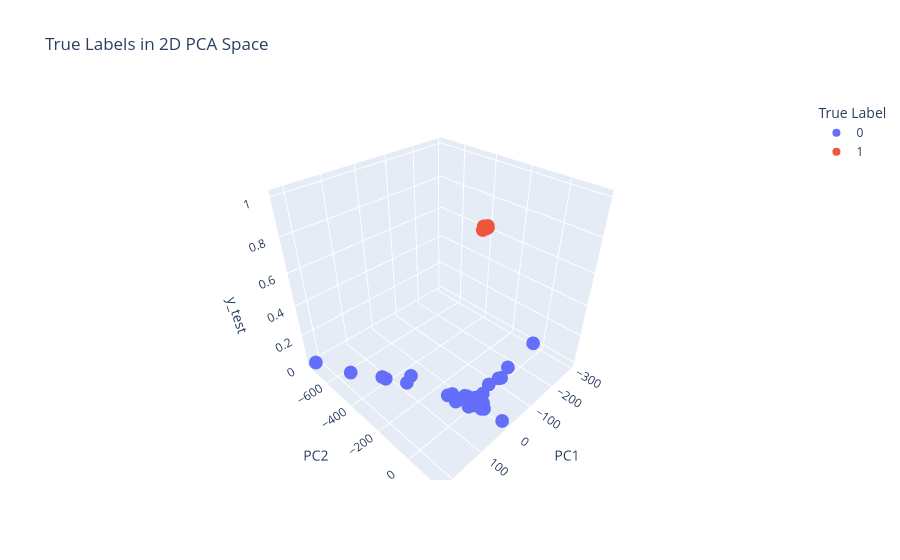
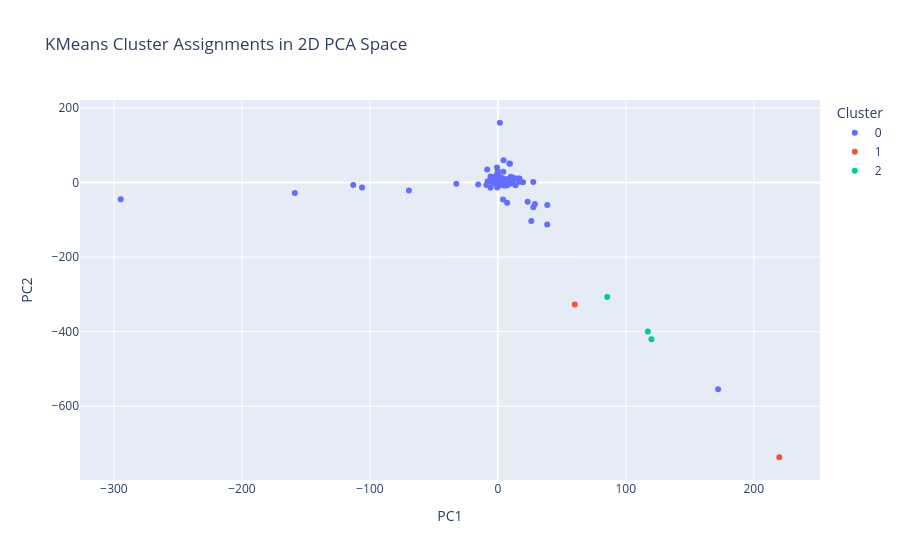

Notebook source saved alongside these figures, in order:
### Code cell
import plotly.express as px
from sklearn.decomposition import PCA


# ─────────── Plot 1: True Labels ───────────
fig_true = px.scatter_3d(
    x=X_test[:, 0], 
    y=X_test[:, 1], 
    z=y_test,
    color=y_test.astype(str),
    labels={'x':'PC1','y':'PC2',"z": "y_test",'color':'True Label'},
    title='True Labels in 2D PCA Space'
)
fig_true.show()

# ─────────── Plot 2: KMeans Clusters ───────────
fig_cluster = px.scatter(
    x=X_test[:, 0], 
    y=X_test[:, 1], 
    color=preds.astype(str),
    labels={'x':'PC1','y':'PC2','color':'Cluster'},
    title='KMeans Cluster Assignments in 2D PCA Space'
)
fig_cluster.show()

### Figure 1 — Plotly figure (JSON) as saved in the notebook; plotly's stock layout.template omitted (floating-point values rounded to 4 significant figures; data arrays with more than 128 entries replaced by an {"elided": "..."} marker saying what was removed)
{"data": [{"hovertemplate": "True Label=0<br>PC1=%{x}<br>PC2=%{y}<br>y_test=%{z}<extra></extra>", "legendgroup": "0", "marker": {"color": "#636efa", "symbol": "circle"}, "mode": "markers", "name": "0", "scene": "scene", "showlegend": true, "type": "scatter3d", "x": {"elided": "215 float values"}, "y": {"elided": "215 float values"}, "z": {"elided": "215 int values"}}, {"hovertemplate": "True Label=1<br>PC1=%{x}<br>PC2=%{y}<br>y_test=%{z}<extra></extra>", "legendgroup": "1", "marker": {"color": "#EF553B", "symbol": "circle"}, "mode": "markers", "name": "1", "scene": "scene", "showlegend": true, "type": "scatter3d", "x": [4.409, 3.969, 2.821, 0.2934, 2.915, -4.203, 4.424, 4.784, -0.9865, 2.588, 2.306, -0.5622, 3.242, 3.066, 4.076, 2.757, 4.35, 2.618, 2.893, 3.804, 3.467, 2.575, 2.519, 2.699, 3.7, 3.288, 1.287, 5.448, 9.463, 3.937, 16.18, 5.396, 3.889, 4.798, 3.028, 3.711, 3.106, 4.334, 2.606, 4.805, 3.153, 3.588, 4.706, 2.775, 4.894, 4.483, 0.6349, 3.749, 1.901, 3.249, 1.956, 1.715, 7.833, 11.54, 2.721, 2.937, 5.504, 7.251, 3.707, -0.659, 2.71, 3.347, 4.124, 3.77, 4.383, 3.152, 3.08, 2.397, 4.546, 2.709, 2.938, 5.9, 2.059, 1.699, 3.403, 3.335, 0.9845, 2.549, 2.237, 2.313, 6.18, -1.329, 2.271, 3.64, 2.546, 2.679, 3.601, 2.152, 2.603, 5.989, 3.295, 5.302, 5.391, 3.557], "y": [5.598, 4.914, 3.824, 5.196, 4.867, 0.5949, 6.016, 4.255, 2.271, 4.384, 4.614, 5.042, 4.755, 5.006, 4.918, 5.43, 4.253, 4.615, 5.865, 5.212, 5.117, 4.316, 4.81, 5.196, 4.844, 4.594, 5.18, 6.259, 5.629, 1.296, 7.666, 6.518, 5.05, 3.182, 5.098, 5.736, 4.409, 3.709, 4.812, 7.054, 5.777, 4.194, 2.059, 5.342, 2.953, 5.093, 4.33, 2.246, 4.072, 6.973, 5.184, 4.496, 8.477, 5.278, 4.303, 5.785, 1.36, -0.4774, 5.343, 4.705, 4.566, 4.603, 5.566, 4.668, 4.089, 6.385, -7.608, 4.018, 3.791, 3.994, 6.662, 5.279, 5.192, 3.944, 5.681, 5.236, 8.839, 1.526, 1.579, 4.954, 5.553, 2.895, 3.741, 2.995, 4.094, 4.682, 6.301, 4.316, 4.827, 3.251, 5.262, 6.005, 8.9, 3.854], "z": [1, 1, 1, 1, 1, 1, 1, 1, 1, 1, 1, 1, 1, 1, 1, 1, 1, 1, 1, 1, 1, 1, 1, 1, 1, 1, 1, 1, 1, 1, 1, 1, 1, 1, 1, 1, 1, 1, 1, 1, 1, 1, 1, 1, 1, 1, 1, 1, 1, 1, 1, 1, 1, 1, 1, 1, 1, 1, 1, 1, 1, 1, 1, 1, 1, 1, 1, 1, 1, 1, 1, 1, 1, 1, 1, 1, 1, 1, 1, 1, 1, 1, 1, 1, 1, 1, 1, 1, 1, 1, 1, 1, 1, 1]}], "layout": {"legend": {"title": {"text": "True Label"}, "tracegroupgap": 0}, "scene": {"domain": {"x": [0, 1], "y": [0, 1]}, "xaxis": {"title": {"text": "PC1"}}, "yaxis": {"title": {"text": "PC2"}}, "zaxis": {"title": {"text": "y_test"}}}, "title": {"text": "True Labels in 2D PCA Space"}}}

### Figure 2 — Plotly figure (JSON) as saved in the notebook; plotly's stock layout.template omitted (floating-point values rounded to 4 significant figures; data arrays with more than 128 entries replaced by an {"elided": "..."} marker saying what was removed)
{"data": [{"hovertemplate": "Cluster=0<br>PC1=%{x}<br>PC2=%{y}<extra></extra>", "legendgroup": "0", "marker": {"color": "#636efa", "symbol": "circle"}, "mode": "markers", "name": "0", "orientation": "v", "showlegend": true, "type": "scatter", "x": {"elided": "304 float values"}, "xaxis": "x", "y": {"elided": "304 float values"}, "yaxis": "y"}, {"hovertemplate": "Cluster=1<br>PC1=%{x}<br>PC2=%{y}<extra></extra>", "legendgroup": "1", "marker": {"color": "#EF553B", "symbol": "circle"}, "mode": "markers", "name": "1", "orientation": "v", "showlegend": true, "type": "scatter", "x": [219.9, 60.1], "xaxis": "x", "y": [-737.0, -327.2], "yaxis": "y"}, {"hovertemplate": "Cluster=2<br>PC1=%{x}<br>PC2=%{y}<extra></extra>", "legendgroup": "2", "marker": {"color": "#00cc96", "symbol": "circle"}, "mode": "markers", "name": "2", "orientation": "v", "showlegend": true, "type": "scatter", "x": [120.0, 117.2, 85.49], "xaxis": "x", "y": [-420.7, -400.0, -307.4], "yaxis": "y"}], "layout": {"legend": {"title": {"text": "Cluster"}, "tracegroupgap": 0}, "title": {"text": "KMeans Cluster Assignments in 2D PCA Space"}, "xaxis": {"anchor": "y", "domain": [0, 1], "title": {"text": "PC1"}}, "yaxis": {"anchor": "x", "domain": [0, 1], "title": {"text": "PC2"}}}}
